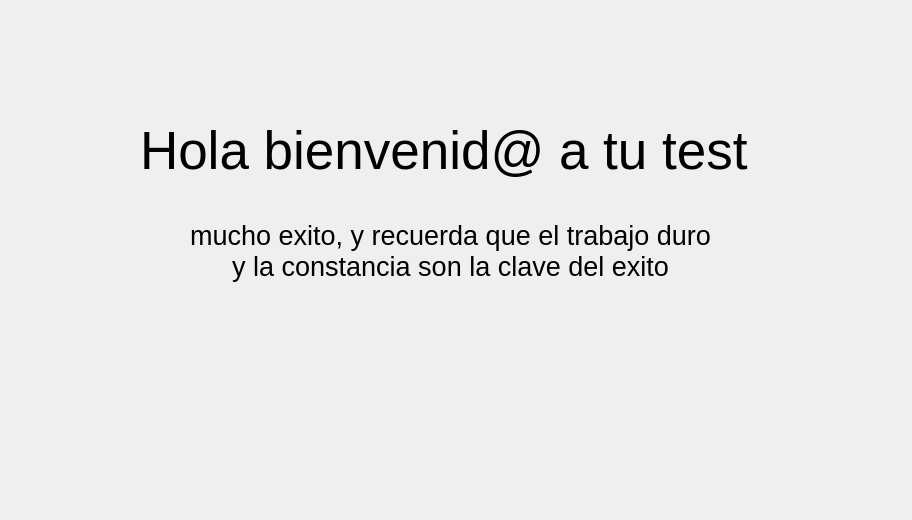
<?xml version="1.0" encoding="UTF-8"?>
<ui version="4.0">
 <class>Form</class>
 <widget class="QWidget" name="Form">
  <property name="geometry">
   <rect>
    <x>0</x>
    <y>0</y>
    <width>912</width>
    <height>520</height>
   </rect>
  </property>
  <property name="windowTitle">
   <string>Form</string>
  </property>
  <widget class="QLabel" name="label">
   <property name="geometry">
    <rect>
     <x>140</x>
     <y>100</y>
     <width>631</width>
     <height>101</height>
    </rect>
   </property>
   <property name="font">
    <font>
     <pointsize>40</pointsize>
    </font>
   </property>
   <property name="text">
    <string>Hola bienvenid@ a tu test</string>
   </property>
  </widget>
  <widget class="QLabel" name="label_2">
   <property name="geometry">
    <rect>
     <x>180</x>
     <y>200</y>
     <width>541</width>
     <height>101</height>
    </rect>
   </property>
   <property name="font">
    <font>
     <pointsize>20</pointsize>
    </font>
   </property>
   <property name="text">
    <string>mucho exito, y recuerda que el trabajo duro 
y la constancia son la clave del exito</string>
   </property>
   <property name="alignment">
    <set>Qt::AlignCenter</set>
   </property>
  </widget>
 </widget>
 <resources/>
 <connections/>
</ui>
